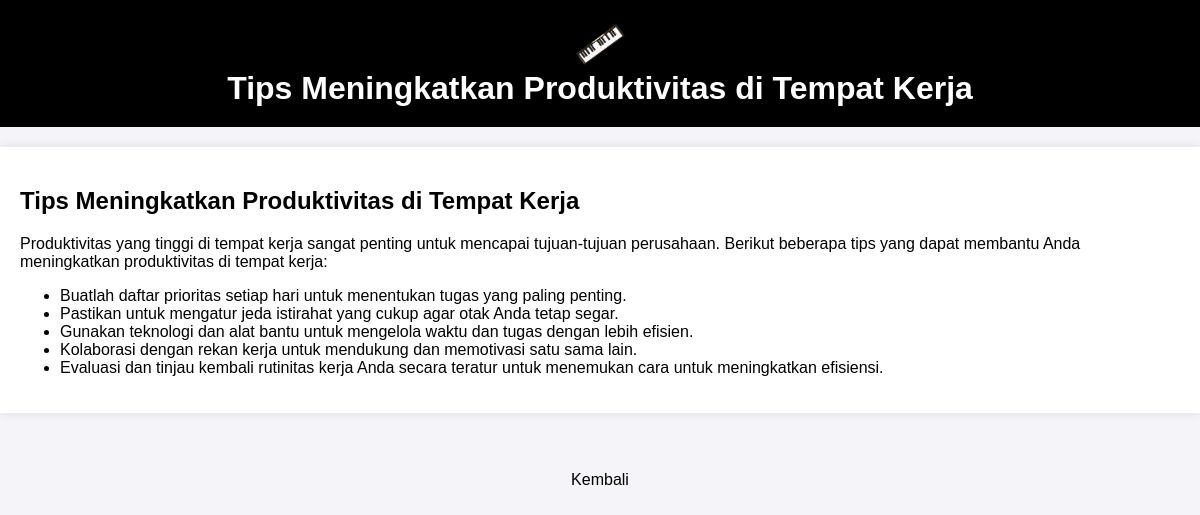
The page /article.php?id=1 (signed in) on the database its author committed.
### tables this page shows
CREATE TABLE `articles` (
  `id` int(11) NOT NULL,
  `title` varchar(255) NOT NULL,
  `content` text NOT NULL,
  `excerpt` text DEFAULT NULL
);

### article.php (the view, shortened to what this page needs)
<?php
$servername = "localhost";
$username = "root";
$password = "";
$dbname = "project";
$conn = new mysqli($servername, $username, $password, $dbname);
if (isset($_GET['id'])) {
    $id = intval($_GET['id']);
    $stmt = $conn->prepare("SELECT title, content FROM articles WHERE id = ?");
    $stmt->bind_param("i", $id);
    $stmt->execute();
    $stmt->bind_result($title, $content);
} else {
    header("Location: index.html");
    exit();
}
?>
<!DOCTYPE html>
<html lang="en">
<head>
    <link rel="stylesheet" href="blogs.css">
</head>
<body>
    <header>
        <img src="—Pngtree—keyboard piano electronic piano_4519739.png" class="small-image" alt="Piano Image">
        <h1><?php echo htmlspecialchars($title); ?></h1>
    </header>
    <main>
        <article class="fade-in">
            <h2><?php echo htmlspecialchars($title); ?></h2>
            <p><?php echo $content; ?></p>
        </article>
    </main>
    <br>
    <a href="blog.php">Kembali</a>
</body>
</html>

### blogs.css (style rules this page uses)
body { font-family: Arial, sans-serif; margin: 0; padding: 0; background-color: #f4f4f9; }
header { text-align: center; background-color: #000000; color: white; padding: 20px 0; }
header img.small-image { width: 50px; height: auto; vertical-align: middle; }
h1 { margin: 0; }
main { max-width: 1200px; margin: 20px auto; padding: 20px; background-color: white; box-shadow: 0 0 10px rgba(0, 0, 0, 0.1); }
a { display: block; text-align: center; margin-top: 20px; color: #000000; text-decoration: none; }
.fade-in { animation: fadeIn 1s ease-in; }

### rows shown on the page
articles: title "Tips Meningkatkan Produktivitas di Tempat Kerja", content "Produktivitas yang tinggi di tempat kerja sangat penting untuk mencapai tujuan-tujuan perusahaan. Berikut beberapa tips yang dapat membantu Anda meningkatkan produktivitas di tempat kerja: Buatlah daftar prioritas setiap hari untuk menentukan tugas yang paling penting. Pastikan untuk mengatur jeda istirahat yang cukup agar otak Anda tetap segar. Gunakan teknologi dan alat bantu untuk mengelola waktu dan tugas dengan lebih efisien. Kolaborasi dengan rekan kerja untuk mendukung dan memotivasi satu sama lain. Evaluasi dan tinjau kembali rutinitas kerja Anda secara teratur untuk menemukan cara untuk meningkatkan efisiensi."
